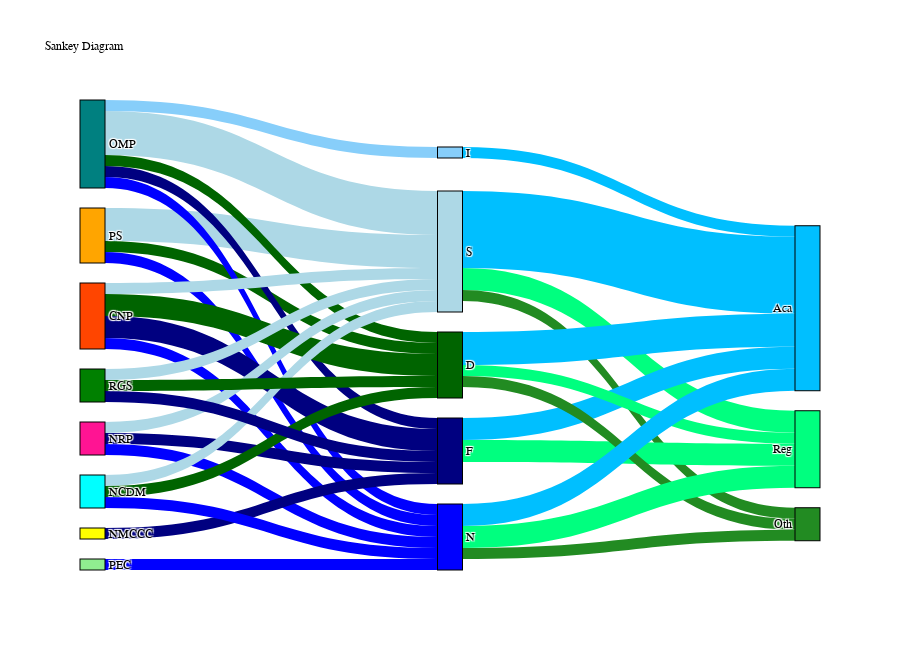

Notebook cell for this chart:
### Markdown cell above
# Sankey Plot

### Code cell
import pandas as pd
import plotly.graph_objects as go

df = pd.read_csv("sankey_assignment.csv")

sources = ['PS', 'OMP', 'CNP', 'NRP', 'NMCCC', 'PEC', 'NCDM', 'RGS']
middles = ['S', 'F', 'D', 'N', 'I']
targets = ['Reg', 'Aca', 'Oth']

nodes = {name: i for i, name in enumerate(sources + middles + targets)}

links = []
for src in sources:
    for mid in middles:
        value = df[df["LABEL"] == mid][src].values[0]
        if value > 0:
            links.append((src, mid, value))

for mid in middles:
    for tgt in targets:
        value = df[df["LABEL"] == mid][tgt].values[0]
        if value > 0:
            links.append((mid, tgt, value))

source_indices = [nodes[src] for src, tgt, val in links]
target_indices = [nodes[tgt] for src, tgt, val in links]
values = [val for src, tgt, val in links]

custom_colors = {
    'OMP': 'rgb(0, 128, 128)',  # Teal
    'PS': 'rgb(255, 165, 0)',   # Orange
    'CNP': 'rgb(255, 69, 0)',   # Red-Orange
    'NRP': 'rgb(255, 20, 147)', # Deep Pink
    'NMCCC': 'rgb(255, 255, 0)',# Yellow
    'PEC': 'rgb(144, 238, 144)',# Light Green
    'NCDM': 'rgb(0, 255, 255)', # Cyan
    'RGS': 'rgb(0, 128, 0)',    # Green
    'S': 'rgb(173, 216, 230)',  # Light Blue
    'F': 'rgb(0, 0, 128)',      # Navy
    'D': 'rgb(0, 100, 0)',      # Dark Green
    'N': 'rgb(0, 0, 255)',      # Blue
    'I': 'rgb(135, 206, 250)',  # Sky Blue
    'Reg': 'rgb(0, 255, 127)',  # Spring Green
    'Aca': 'rgb(0, 191, 255)',  # Deep Sky Blue
    'Oth': 'rgb(34, 139, 34)'   # Forest Green
}

fig = go.Figure(go.Sankey(
    node=dict(
        pad=20,
        thickness=25,
        line=dict(color="black", width=1),
        label=list(nodes.keys()),
        color=[custom_colors[name] for name in nodes.keys()]
    ),
    link=dict(
        source=source_indices,
        target=target_indices,
        value=values,
        color=[custom_colors[tgt] for src, tgt, val in links] 
    )
))

fig.update_layout(
    title_text="Sankey Diagram",
    font=dict(family="Arial", size=12, color="black"),
    title_font=dict(size=12, family="Arial", color="black"),
    height=650,
    paper_bgcolor="white",
)

fig.show()

### Figure 1 — Plotly figure (JSON) as saved in the notebook; plotly's stock layout.template omitted (floating-point values rounded to 4 significant figures)
{"data": [{"link": {"color": ["rgb(173, 216, 230)", "rgb(0, 100, 0)", "rgb(0, 0, 255)", "rgb(173, 216, 230)", "rgb(0, 0, 128)", "rgb(0, 100, 0)", "rgb(0, 0, 255)", "rgb(135, 206, 250)", "rgb(173, 216, 230)", "rgb(0, 0, 128)", "rgb(0, 100, 0)", "rgb(0, 0, 255)", "rgb(173, 216, 230)", "rgb(0, 0, 128)", "rgb(0, 0, 255)", "rgb(0, 0, 128)", "rgb(0, 0, 255)", "rgb(173, 216, 230)", "rgb(0, 100, 0)", "rgb(0, 0, 255)", "rgb(173, 216, 230)", "rgb(0, 0, 128)", "rgb(0, 100, 0)", "rgb(0, 255, 127)", "rgb(0, 191, 255)", "rgb(34, 139, 34)", "rgb(0, 255, 127)", "rgb(0, 191, 255)", "rgb(0, 255, 127)", "rgb(0, 191, 255)", "rgb(34, 139, 34)", "rgb(0, 255, 127)", "rgb(0, 191, 255)", "rgb(34, 139, 34)", "rgb(0, 191, 255)"], "source": [0, 0, 0, 1, 1, 1, 1, 1, 2, 2, 2, 2, 3, 3, 3, 4, 5, 6, 6, 6, 7, 7, 7, 8, 8, 8, 9, 9, 10, 10, 10, 11, 11, 11, 12], "target": [8, 10, 11, 8, 9, 10, 11, 12, 8, 9, 10, 11, 8, 9, 11, 9, 11, 8, 10, 11, 8, 9, 10, 13, 14, 15, 13, 14, 13, 14, 15, 13, 14, 15, 14], "value": [3, 1, 1, 4, 1, 1, 1, 1, 1, 2, 2, 1, 1, 1, 1, 1, 1, 1, 1, 1, 1, 1, 1, 2, 7, 1, 2, 2, 1, 3, 1, 2, 2, 1, 1]}, "node": {"color": ["rgb(255, 165, 0)", "rgb(0, 128, 128)", "rgb(255, 69, 0)", "rgb(255, 20, 147)", "rgb(255, 255, 0)", "rgb(144, 238, 144)", "rgb(0, 255, 255)", "rgb(0, 128, 0)", "rgb(173, 216, 230)", "rgb(0, 0, 128)", "rgb(0, 100, 0)", "rgb(0, 0, 255)", "rgb(135, 206, 250)", "rgb(0, 255, 127)", "rgb(0, 191, 255)", "rgb(34, 139, 34)"], "label": ["PS", "OMP", "CNP", "NRP", "NMCCC", "PEC", "NCDM", "RGS", "S", "F", "D", "N", "I", "Reg", "Aca", "Oth"], "line": {"color": "black", "width": 1}, "pad": 20, "thickness": 25}, "type": "sankey"}], "layout": {"font": {"color": "black", "family": "Times New Roman", "size": 12}, "height": 650, "paper_bgcolor": "white", "title": {"font": {"color": "black", "family": "Arial", "size": 12}, "text": "Sankey Diagram"}}}
